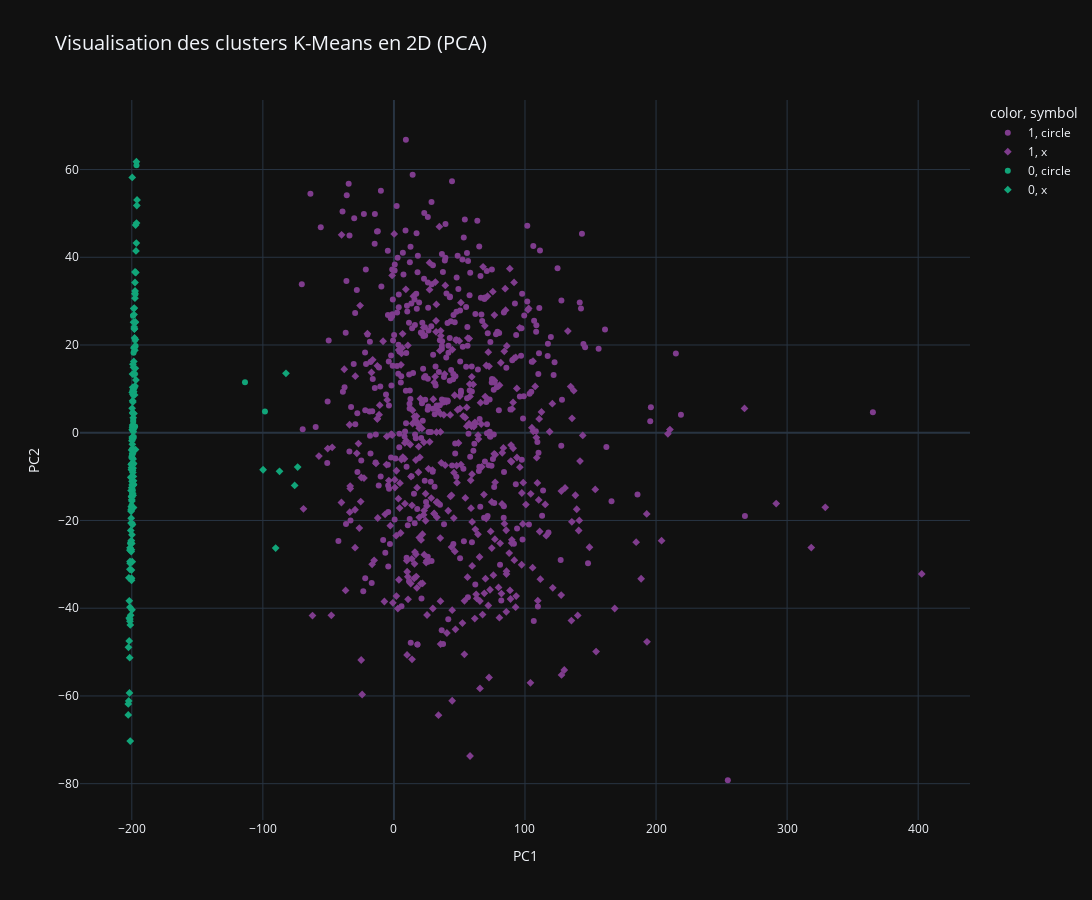

The notebook cell this image was saved under:
### Code cell
# Visualisation des clusters pour drop_first=True
fig = px.scatter(
    df_pca,
    x="PC1", y="PC2",
    color=df_pca["Cluster"].astype(str),
    title="Visualisation des clusters K-Means en 2D (PCA)",
    template="plotly_dark",
    hover_data=["HeartDisease"],  # Affiché au survol
    symbol=['circle' if hd == 0 else 'x' for hd in df_pca['HeartDisease']],
    color_discrete_sequence=px.colors.qualitative.Bold
)

fig.update_layout(
    height=900,
    width=1300,
    title_font_size=20
)
fig.show()

### Figure 1 — Plotly figure (JSON) as saved in the notebook; plotly's stock layout.template omitted (floating-point values rounded to 4 significant figures; data arrays with more than 128 entries replaced by an {"elided": "..."} marker saying what was removed)
{"data": [{"customdata": {"elided": "388x1 int values"}, "hovertemplate": "color=1<br>symbol=circle<br>PC1=%{x}<br>PC2=%{y}<br>HeartDisease=%{customdata[0]}<extra></extra>", "legendgroup": "1, circle", "marker": {"color": "rgb(127, 60, 141)", "symbol": "circle"}, "mode": "markers", "name": "1, circle", "orientation": "v", "showlegend": true, "x": {"elided": "388 float values"}, "xaxis": "x", "y": {"elided": "388 float values"}, "yaxis": "y", "type": "scatter"}, {"customdata": {"elided": "350x1 int values"}, "hovertemplate": "color=1<br>symbol=x<br>PC1=%{x}<br>PC2=%{y}<br>HeartDisease=%{customdata[0]}<extra></extra>", "legendgroup": "1, x", "marker": {"color": "rgb(127, 60, 141)", "symbol": "diamond"}, "mode": "markers", "name": "1, x", "orientation": "v", "showlegend": true, "x": {"elided": "350 float values"}, "xaxis": "x", "y": {"elided": "350 float values"}, "yaxis": "y", "type": "scatter"}, {"customdata": [[0], [0], [0], [0], [0], [0], [0], [0], [0], [0], [0], [0], [0], [0], [0], [0], [0], [0], [0], [0], [0], [0]], "hovertemplate": "color=0<br>symbol=circle<br>PC1=%{x}<br>PC2=%{y}<br>HeartDisease=%{customdata[0]}<extra></extra>", "legendgroup": "0, circle", "marker": {"color": "rgb(17, 165, 121)", "symbol": "circle"}, "mode": "markers", "name": "0, circle", "orientation": "v", "showlegend": true, "x": [-98.4, -113.6, -197.6, -199.4, -197.1, -199.1, -198.7, -196.4, -199.4, -201.0, -199.7, -197.5, -199.6, -199.2, -199.7, -198.9, -198.4, -200.3, -200.2, -198.9, -198.9, -197.2], "xaxis": "x", "y": [4.866, 11.52, 21.12, -4.945, 19.8, 26.67, 18.26, 60.98, -20.82, -25.14, -4.806, 1.442, -5.714, -13.11, -14.14, 8.612, -0.9839, -5.521, -16.57, 2.496, 2.893, 31.61], "yaxis": "y", "type": "scatter"}, {"customdata": {"elided": "158x1 int values"}, "hovertemplate": "color=0<br>symbol=x<br>PC1=%{x}<br>PC2=%{y}<br>HeartDisease=%{customdata[0]}<extra></extra>", "legendgroup": "0, x", "marker": {"color": "rgb(17, 165, 121)", "symbol": "diamond"}, "mode": "markers", "name": "0, x", "orientation": "v", "showlegend": true, "x": {"elided": "158 float values"}, "xaxis": "x", "y": {"elided": "158 float values"}, "yaxis": "y", "type": "scatter"}], "layout": {"xaxis": {"anchor": "y", "domain": [0.0, 1.0], "title": {"text": "PC1"}}, "yaxis": {"anchor": "x", "domain": [0.0, 1.0], "title": {"text": "PC2"}}, "legend": {"title": {"text": "color, symbol"}, "tracegroupgap": 0}, "title": {"text": "Visualisation des clusters K-Means en 2D (PCA)", "font": {"size": 20}}, "height": 900, "width": 1300}}
